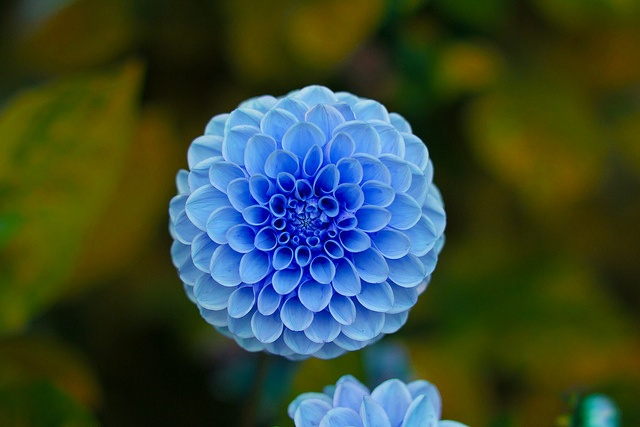
#> input picture ComputerVision/Notes/flower.jpg, 640 x 427 px
$ jupyter execute --allow-errors 'Blending&PastingImages_SameSize.ipynb'
#> lines starting #> are read from the running program, lines starting #| are printed output that depends on the picture; after the words box and inside, x2 and y2 are one past the last pixel; in counts of white or black regions, pixels touching at a corner belong together
[cell 1]
# cv2.addWeighted will not work if images are of different sizes
# Formula for addWeighted is new_pixel = alpha*img1 + beta*img2 + gamma
# where:
#     1. alpha, beta and gamma are some constants
#     2. img1 is source 1
#     3. img2 is source 2
#     4. alpha and beta will decide the intensity of img1 or img2 in new blended image
#     5. gamma gives brightness to the image(observed)
# blending means img1 will be pasted on top of img2 but there will be no background of img1. It is just like appling watermark of img1 to img2
# pasting means puting img1 on top of img2 without any modification. This require only Numpy.

# Blending

[cell 2]
import numpy as np

[cell 3]
import cv2
import matplotlib.pyplot as plt

img1 = cv2.imread('flower.jpg')
#> img1 is the input picture: shape (427, 640, 3); mean B, G, R 55.2, 73.5, 57.1
img2 = cv2.imread('image.jpg')
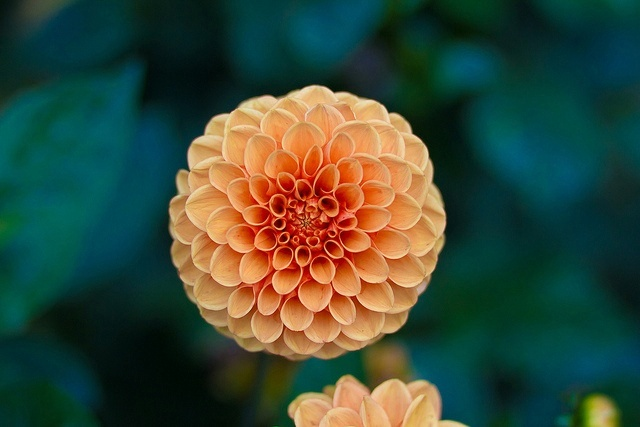
#> input picture ComputerVision/Notes/image.jpg, 640 x 427 px
#> img2 is the input picture: shape (427, 640, 3); mean B, G, R 57.1, 73.6, 55.2

[cell 4]
plt.imshow(img1)

[cell 5]
plt.imshow(img2)

[cell 6]
blended = cv2.addWeighted(img1, 0.8, img2, 0.6, 1)
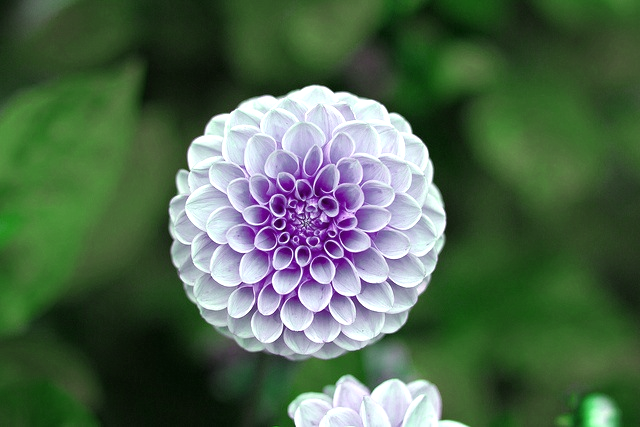
#> blended: shape (427, 640, 3); mean B, G, R 78.8, 103.5, 79.6
plt.imshow(blended)

# Pasting

[cell 7]
img2 = cv2.imread('image.jpg')

[cell 8]
img1.shape
#> Out = (427, 640, 3)

[cell 9]
img1 = cv2.imread('flower.jpg')
img1 = cv2.resize(img1, (900, 900))
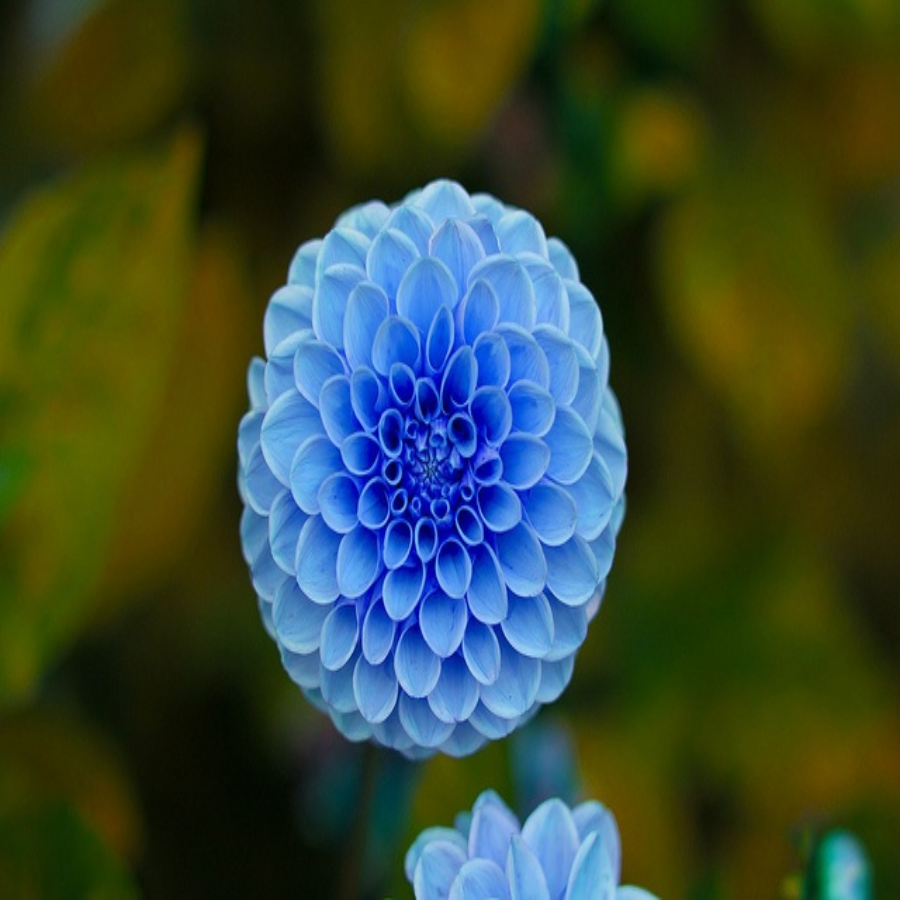
#> img1: shape (900, 900, 3); mean B, G, R 55.1, 73.4, 57

[cell 10]
plt.imshow(img1)

[cell 11]
img2.shape
#> Out = (427, 640, 3)

[cell 12]
plt.imshow(img2)

[cell 13]
# Taking img2 as source
# img1 as destination

#> (a cell that did not finish here is left out)

[cell 15]
img1[300:700, 220:600].shape
#> Out = (400, 380, 3)

[cell 16]
img2[27:427, 175:555].shape
#> Out = (400, 380, 3)

[cell 17]
# shape should match for pasting

[cell 18]
img1[300:700, 220:600] = img2[27:427, 175:555]
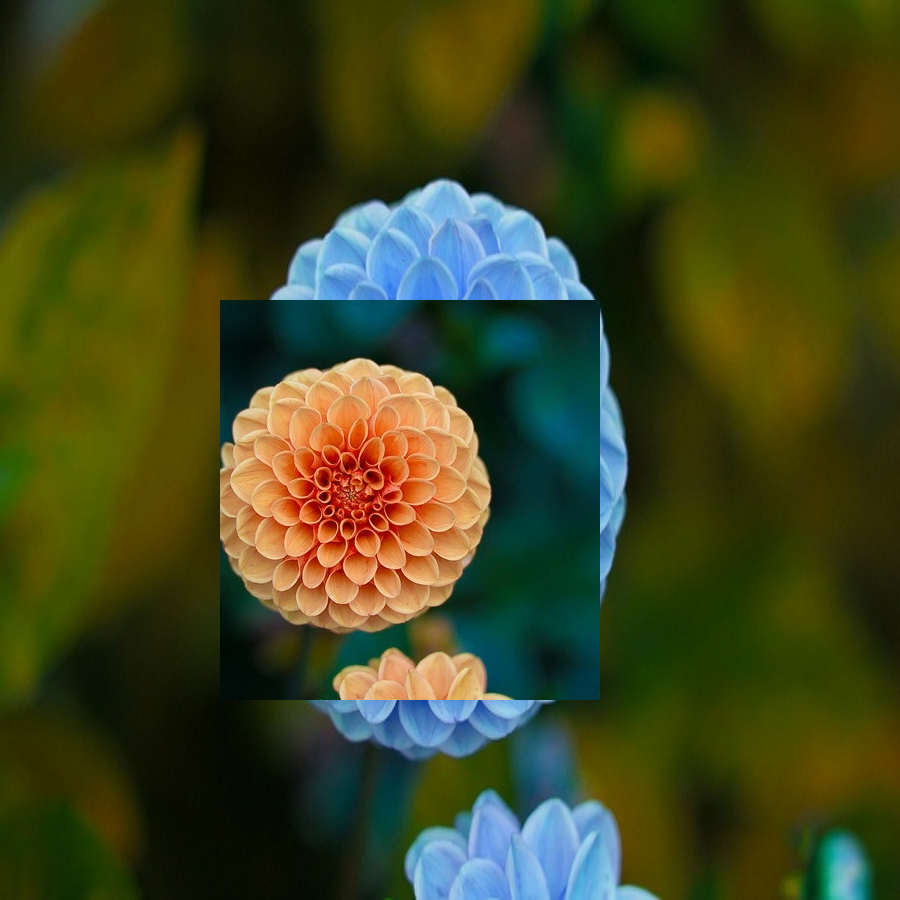
#> img1: shape (900, 900, 3); 18.77% of pixels changed, all inside (x1, y1, x2, y2) = (220, 300, 600, 700)

[cell 19]
plt.imshow(img1)

# Blending image of different sizes

[cell 20]
img1 = cv2.imread('flower.jpg')
img2 = cv2.imread('image.jpg')

[cell 21]
img1.shape == img2.shape
#> Out = True

[cell 22]
img1.shape
#> Out = (427, 640, 3)

[cell 23]
plt.imshow(img1)

[cell 24]
plt.imshow(img2)

[cell 25]
# source is img2
# destination is img1

# roi = region of intrest is selected from destination image and the source image is blended over that roi

[cell 26]
roi = img1[75:375, 175:475]
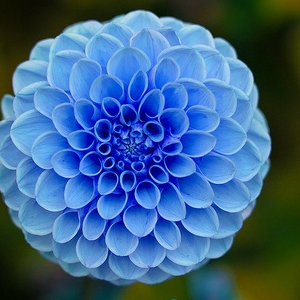
#> roi: shape (300, 300, 3); mean B, G, R 141.8, 100.4, 60.8

[cell 27]
roi.shape

[cell 28]
img2 = cv2.resize(img2, (400, 400))
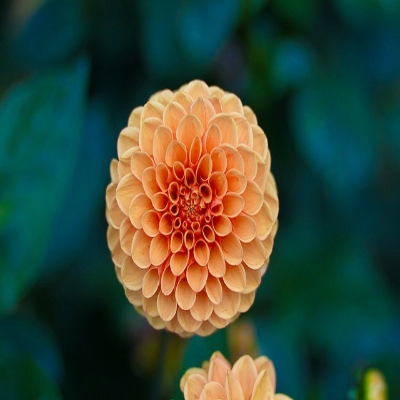
#> img2: shape (400, 400, 3); mean B, G, R 57, 73.5, 55.1

[cell 29]
plt.imshow(img2)

[cell 30]
plt.imshow(roi)

[cell 31]
img2 = img2[75:275, 100:275]
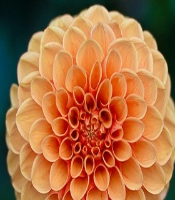
#> img2: shape (200, 175, 3); mean B, G, R 65.6, 110, 171

[cell 32]
plt.imshow(img2)

[cell 33]
img2n = cv2.cvtColor(img2, cv2.COLOR_RGB2GRAY)
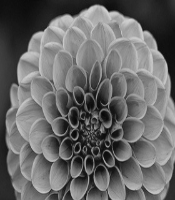
#> img2n: shape (200, 175); min 8, max 211, mean 103.7

[cell 34]
plt.imshow(img2n, cmap='gray')

[cell 35]
# we create mask of source image
# invert the color of the image
maskinv = cv2.bitwise_not(img2n)
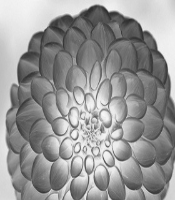
#> maskinv: shape (200, 175); min 44, max 247, mean 151.3

[cell 36]
plt.imshow(maskinv, cmap = 'gray')

[cell 37]
maskinv.max()
#> Out = 247

[cell 38]
maskinv.min()
#> Out = 44

[cell 39]
maskinv.shape

[cell 40]
plt.imshow(np.full(img2.shape, 255, dtype = np.uint8))

[cell 41]
# now we want this maskinv in 3 channel so,
whitebackground = np.full(img2.shape, 255, np.uint8)

[cell 42]
whitebackground.shape

[cell 43]
maskinv.shape

[cell 44]
# testing
a = np.array([[[1,0,0,1,1]]])
b = np.array([[[1,1,0,1,0]]])
masktest = np.array([[1,1,1,1,1]])

cv2.bitwise_or(a, b, mask = None)

[cell 45]
bk = cv2.bitwise_or(whitebackground, whitebackground,mask = maskinv)

[cell 46]
plt.imshow(bk)

[cell 47]
bk.shape

[cell 48]
img1.shape

[cell 49]
img2.shape

[cell 50]
roi.shape
